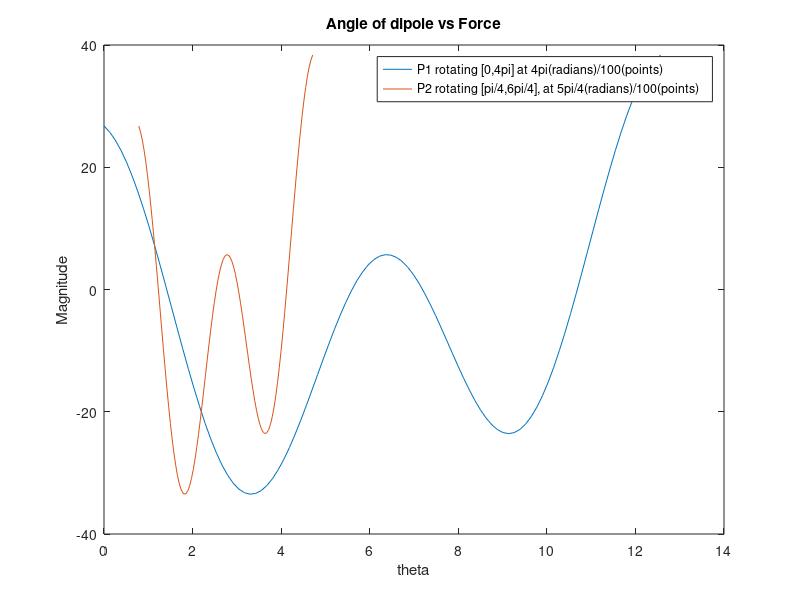

MATLAB code for this plot:
%Playing with force between magnetic dipoles 
%Last edited by M. H. Kent Oct 3, 2021

%We will assume that all dipoles will have the same moment in this case.
%We will investigate how the force will occilate as the moments rotate with
%a constant few radii. 

%Three dipoles with two thetas changeing
r=2;
r2=4;
p=10;
th1=0; %linspace(-pi,pi,100);
th2=linspace(0,4*pi,100);
th3=linspace(pi/4,6*pi/4,100);
th4=pi/4;
F1=((3./(r.^4)).*((p.^2)*cos(th1+th2)))+(((p).*cos(th1))+((p).*cos(th2))).*(15./(r.^6));
F2=((3./(r.^4)).*((p.^2)*cos(th3+th4)))+(((p).*cos(th3))+((p).*cos(th4))).*(15./(r.^6));
F=F1+F2;
plot(th2,F)
hold on 
plot(th3,F)
hold off
xlabel("theta")
ylabel("Magnitude")
title("Angle of dipole vs Force")
legend("P1 rotating [0,4pi] at 4pi(radians)/100(points)", "P2 rotating [pi/4,6pi/4], at 5pi/4(radians)/100(points)")